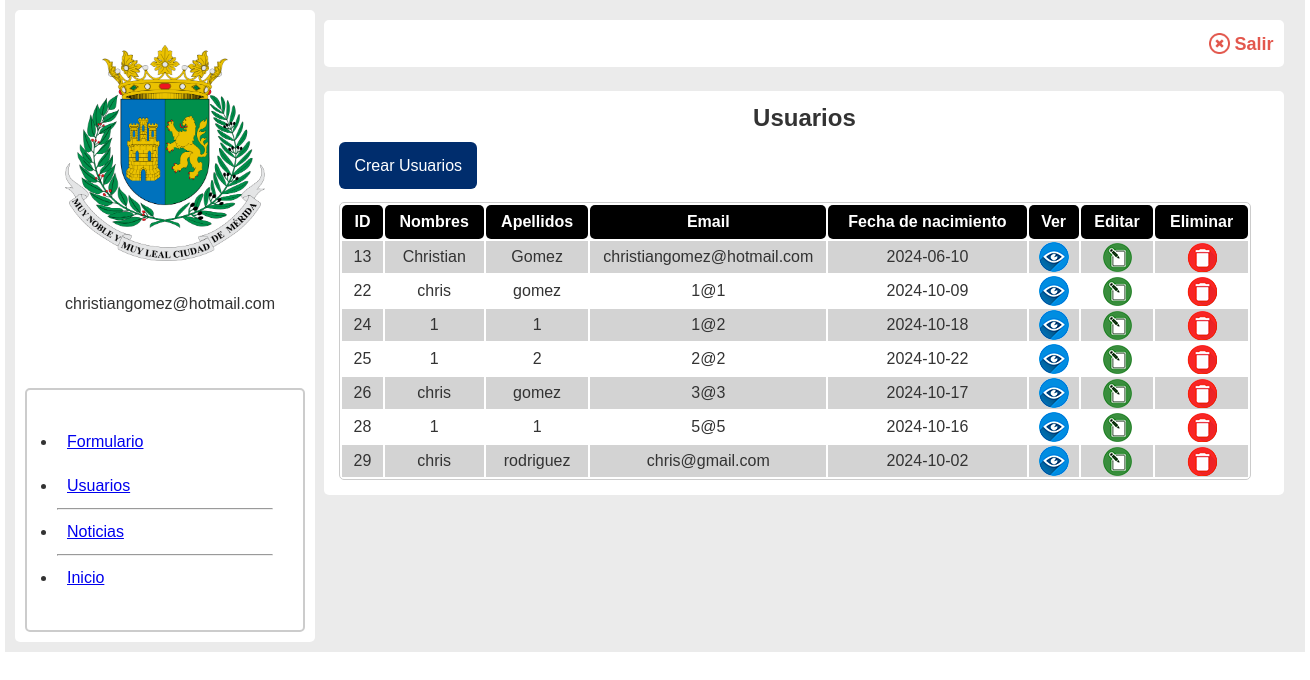
/dashboard_usuarios.php (signed in), run on the app's committed database.
### tables this page shows
CREATE TABLE `registro` (
  `id` int(4) NOT NULL,
  `nombre` varchar(25) DEFAULT NULL,
  `apellido` varchar(50) DEFAULT NULL,
  `correo` varchar(100) DEFAULT NULL,
  `contrasena` varchar(255) DEFAULT NULL,
  `fecha` date DEFAULT NULL,
  `pregunta` varchar(50) DEFAULT NULL,
  `respuesta` varchar(50) DEFAULT NULL
);

### dashboard_usuarios.php (the view, shortened to what this page needs)
<?php
$usuario = $_SESSION['username'];
?>
<!DOCTYPE html>
<html lang="en">
<head>
  <link rel="stylesheet" href="estilos.css">
</head>
<body>
  <div class="cont_padre_panel ancho">
    <?php
    include "menudashboard.php";
    ?>
    <div class="cont_panel_derecho">
      <div class="cont_panel_derecho_hijo1">
        <div class="elemento_salir">
          <img src="imagenes/cancelar.png" class="img_cancelar" >
          <a href="salir.php" class="salir">Salir</a>
        </div>
      </div>
      <br>
      <div class="cont_panel_derecho_hijo2">
        <h2 class="titulo_panel">Usuarios</h2>
        <br>
        <a href="crear_usuario.php" class="btn_azul">Crear Usuarios</a>
        <br><br>
        <table class="tabla_usuarios">
          <tr>
            <th>ID</th>
            <th>Nombres</th>
            <th>Apellidos</th>
            <th>Email</th>
            <th>Fecha de nacimiento</th>
            <th>Ver</th>
            <th>Editar</th>
            <th>Eliminar</th>
          </tr>
          <?php
          require "conexion.php";
          $todos_datos = "SELECT * FROM registro ORDER BY id ASC";
          $resultado = mysqli_query($conectar,$todos_datos);
          while($fila = mysqli_fetch_assoc($resultado)){
          ?>
          <tr>
            <td> <?php echo $fila["id"];?></td>
            <td><?php echo $fila["nombre"];?></td>
            <td><?php echo $fila["apellido"];?></td>
            <td><?php echo $fila["correo"];?></td>
            <td><?php echo $fila["fecha"];?></td>
            <td><a href="ver_usuario.php?id=<?php echo $fila["id"]; ?>"><img src="imagenes/icono_ver.png" class="img_ver"></a></td>
            <td><a href="editar_usuario.php?id=<?php echo $fila["id"]; ?>"><img src="imagenes/icono_editar.png" class="img_modificar"></a></td>
            <td><a href="#" Onclick="validar('borra.php?id=<?php echo $fila["id"]; ?>')"><img src="imagenes/icono_eliminar.png" class="img_eliminar"></a></td>
          </tr>
          <?php
          }
          ?>
        </table>
      </div>
    </div>
  </div>
</body>
</html>

### menudashboard.php
<div class="cont_panel_izquierdo">
      <div class="img_logo_panel">
        <a href="principal.php"><img  class="img_logo" src="imagenes/logo_merida.png" ></a>
        <br><br>
        <p><?php echo $usuario?></p>
      </div>
      <br><br><br>
      <div class="cont_menu_lateral">
        <ul class="menu">
            <li><a href="blog.php" class="menu_opciones">Formulario</a></li>
            <li><a href="dashboard_usuarios.php	" class="menu_opciones">Usuarios</a></li>
            <hr>
            <li><a href="#" class="menu_opciones">Noticias</a></li>
            <hr>
            <li><a href="inicio.php" class="menu_opciones">Inicio</a></li>
        </ul>
      </div>
    </div>

### estilos.css (style rules this page uses)
* { box-sizing: border-box; margin: 0; padding: 0; }
body { font-family: Arial, Helvetica, sans-serif; height: 100vh; font-size: 16px; line-height: 24px; color: #333; }
:root { --color1: #001dbe; --color2: #bebebe; }
.ancho { width: 1300px; margin: auto; }
.btn_azul { width: 350px; padding: 15px; background-color: #002d6d; color: white; border: 0; border-radius: 6px; text-decoration: none; }
.img_logo { text-align: center; width: 200px; margin: auto; }
.img_logo_panel { width: 200px; margin: auto; text-align: center; padding-top: 25px; }
.cont_padre_panel { padding: 10px; background-color: #ebebeb; }
.cont_panel_izquierdo { width: 300px; display: inline-block; border-radius: 5px; background-color: white; padding: 10PX; }
.cont_panel_derecho { width: 960px; display: inline-block; vertical-align: top; padding: 5px; }
.cont_panel_derecho_hijo1 { padding: 10px; text-align: right; border-radius: 5px; margin-top: 5px; background-color: white; width: 960px; }
.cont_panel_derecho_hijo2 { background-color: white; border-radius: 5px; padding: 15px; width: 960px; }
.titulo_panel { text-align: center; }
.cont_menu_lateral { padding: 10px; width: 280px; border-radius: 5px; border: 2px #ccc solid; }
.menu { padding: 20px; }
.menu_opciones { display: inline-block; padding: 10px; }
.tabla_usuarios { border-radius: 5px; border: 1px #ccc solid; width: 98%; }
.tabla_usuarios th { background-color: black; color: white; border-radius: 5px; padding: 5px 10px; }
.tabla_usuarios tr:nth-child(even) { background-color: #d3d3d3; }
.tabla_usuarios tr:nth-child(odd) { background-color: #ffffff; }
.tabla_usuarios td { text-align: center; padding: 1px 1px; }
.img_eliminar { display: flex; margin: auto; }
.img_modificar { display: flex; margin: auto; }
.img_ver { display: flex; margin: auto; }
.elemento_salir { padding: 1px; }
.salir { display: inline-block; text-decoration: none; color: #e3574d; font-size: 18px; font-weight: bold; vertical-align: middle; }
.img_cancelar { width: 21px; display: inline-block; vertical-align: middle; }

### data on the page
registro: id "13", nombre "Christian", apellido "Gomez", correo "christiangomez@hotmail.com", fecha "2024-06-10"
registro: id "22", nombre "chris", apellido "gomez", correo "1@1", fecha "2024-10-09"
registro: id "24", nombre "1", apellido "1", correo "1@2", fecha "2024-10-18"
registro: id "25", nombre "1", apellido "2", correo "2@2", fecha "2024-10-22"
registro: id "26", nombre "chris", apellido "gomez", correo "3@3", fecha "2024-10-17"
registro: id "28", nombre "1", apellido "1", correo "5@5", fecha "2024-10-16"
registro: id "29", nombre "chris", apellido "rodriguez", correo "chris@gmail.com", fecha "2024-10-02"

### other printed values
$usuario "christiangomez@hotmail.com"
